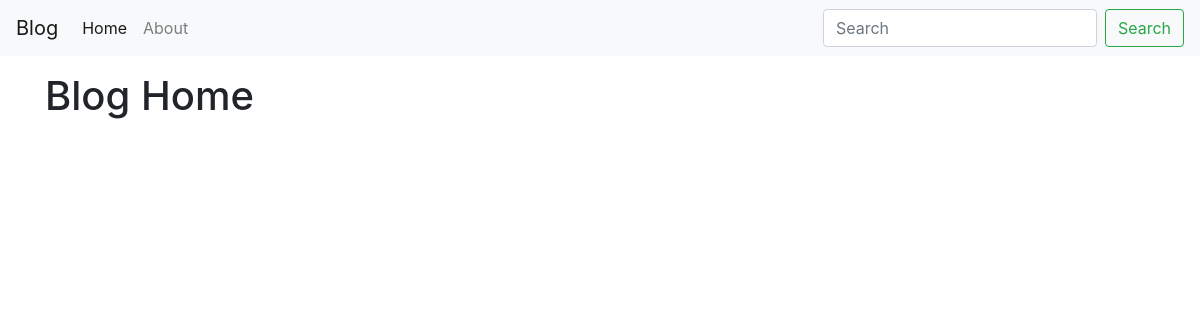
The app's page /, older data.
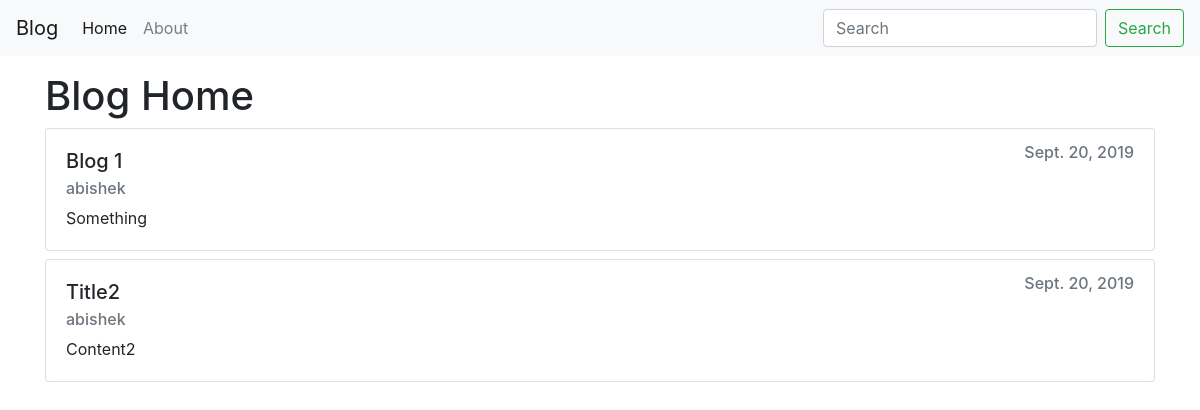
The same page, newer data.
### blog/models.py (models this page shows, shortened)
class Post(models.Model):
    title = models.CharField(max_length=100)
    content = models.TextField()
    date_posted = models.DateTimeField(default=timezone.now) #auto_now=True sets it when last modified and auto_now_add=True doesn't let you change the date ever
    author = models.ForeignKey(User, on_delete=models.CASCADE)

### blog/views.py (the view)
# urls.py: path('', views.home, name='blog-home'),
def home(request):
    context = {
        'posts':Post.objects.all()
    }
    return render(request,'blog/home.html',context)

### templates/blog/home.html
{% extends 'blog/base.html' %}
{% block body %}
	<div class="container pt-3">
		<h1>Blog Home</h1>
		{% for post in posts %}
			<div class="card w-100 mt-2" >
				<div class="card-body">
					<div class="row">
						<div class="col-10">
							<h5 class="card-title">{{ post.title }}</h5>
						</div>
						<div class="col-2">
							<h6 class="card-subtitle mb-2 text-muted text-right">{{ post.date_posted.date }}</h6>
						</div>
					</div>
					<h6 class="card-subtitle mb-2 text-muted">{{ post.author }}</h6>
					<p class="card-text">{{ post.content }}</p>
			    </div>
			</div>
		{% endfor %}
	</div>
{% endblock %}

### templates/blog/base.html (shortened to what this page needs)
<!doctype html>
<html lang="en">
  <head>
    <link rel="stylesheet" href="https://stackpath.bootstrapcdn.com/bootstrap/4.3.1/css/bootstrap.min.css">
  </head>
  <body>
      <nav class="navbar navbar-expand-lg navbar-light bg-light">
          <a class="navbar-brand" href="{% url 'blog-home' %}">Blog</a>
          <div class="collapse navbar-collapse" id="navbarSupportedContent">
            <ul class="navbar-nav mr-auto">
              <li class="nav-item active">
                <a class="nav-link" href="{% url 'blog-home' %}">Home <span class="sr-only">(current)</span></a>
              </li>
              <li class="nav-item">
                <a class="nav-link" href="{% url 'blog-about' %}">About</a>
              </li>
            </ul>
            <form class="form-inline my-2 my-lg-0">
              <input class="form-control mr-sm-2" type="search" placeholder="Search" aria-label="Search">
              <button class="btn btn-outline-success my-2 my-sm-0" type="submit">Search</button>
            </form>
          </div>
        </nav>
    {% block body %} {% endblock %}
  </body>
</html>

Row changes from the older to the newer data that the page shows:
added Post: title "Blog 1", date_posted "Sept. 20, 2019", author "abishek", content "Something"
added Post: title "Title2", date_posted "Sept. 20, 2019", author "abishek", content "Content2"
